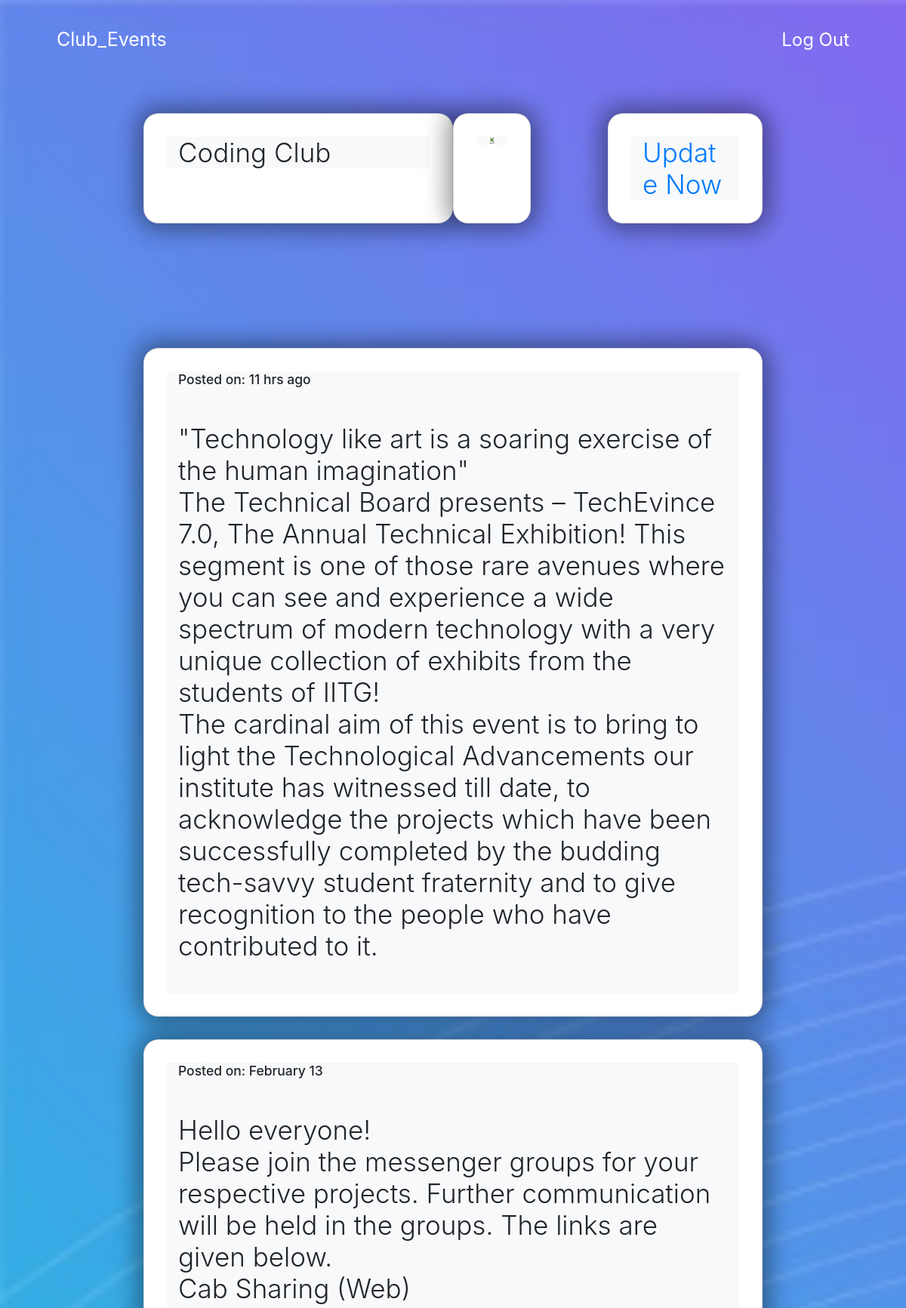
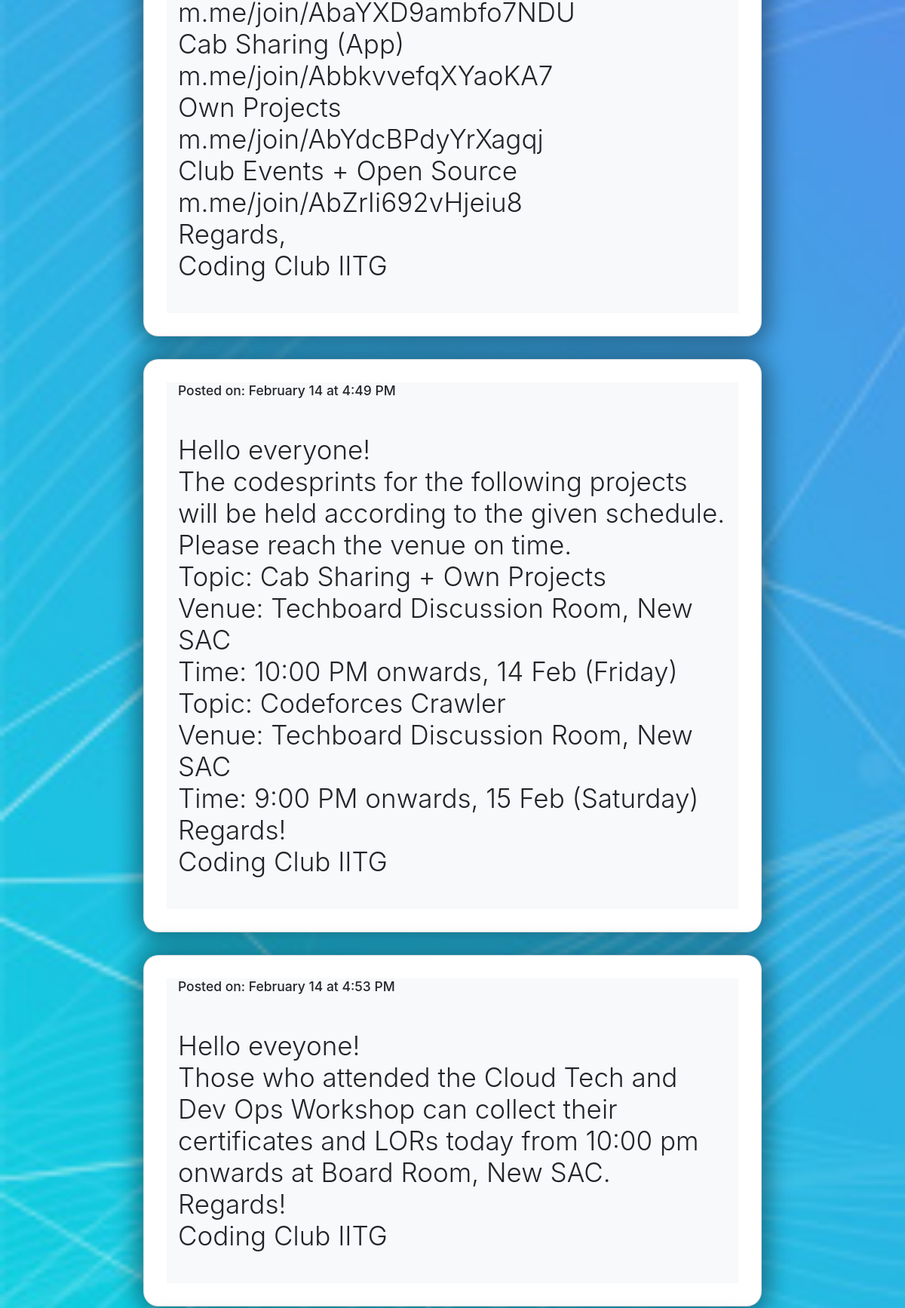
The page /club/codingclubiitg/quick (signed in, upper part) on the database its author committed (2 pictures, top to bottom).
### Club/models.py (models this page shows, shortened)
class Club(models.Model):
    club_name = models.CharField(max_length=50, choices=CLUB_CHOICES)
    club_secy = models.CharField(max_length=50)

class Post(models.Model):
    uid         = models.CharField(max_length=30)
    club_name   = models.ForeignKey(Club,on_delete=models.CASCADE)
    updated_on  = models.CharField(max_length=50)
    content     = models.TextField()
    class Meta:
        ordering=['updated_on']
    def content_as_list(self):
        return self.content.split('\n')

### Club/views.py (the view)
# urls.py: re_path(r'(?P<club_name>[\w.@+-]+)/quick$', views.club_posts, name="club"),
@login_required(login_url="/accounts")
def club_posts(request,club_name):
    club_photo = CLUB_PHOTO[club_name]
    club_oname  = CLUB_NAMES[club_name]
    posts       = Post.objects.filter(club_name__club_name = club_oname)
    return render(request,'css_post.html', {'posts': posts, 'club_name':club_oname, 'club_rel':club_name, 'club_photo':club_photo})

### templates/css_post.html (shortened to what this page needs)
{% extends 'css_base.html' %}
{% load static %}
{% block include %}
    <link rel="stylesheet" type="text/css" href="{% static "posts/post_css.css" %}">
{% endblock %}
{% block content %}
<div style="margin-top:150px">
    <div class="row m-40 p-10">
        <div class="col-sm-2"></div>
        <div class="col-sm-4 p-5 card">
        <div class="container bg-light display-4" >{{club_name}}</div>
        </div>
        <div class="col-sm-1 p-5 card">
            <div class="container bg-light display-4" ><img src="{% static club_photo %}" class="img-fluid"></div>
        </div>
        <div class="col-sm-1"></div>
        <div class="col-sm-2 p-5 card">
        <div class="container bg-light display-4" ><a href="{% url 'club_scrape' club_rel %}" >Update Now</a></div>
        </div>
        </div>
        </div>
    <br>
    <div style="margin-top:150px">
        {% for post in posts %}
            <div class="row m-40 p-10">
                <div class="col-sm-2"></div>
                <div class="col-sm-8 p-5 card">
                <div class="container bg-light display-4" >
                    <h3>Posted on: {{post.updated_on}}</h3><br>
                        {% for line in post.content_as_list %}
                            {% if "http" in line %}
                            <a href="{{line}}">{{line}}</a>
                            {% else%}
                                {{ line }}
                            {% endif %}
                            <br>
                        {% endfor %}
                        <br>
                </div>
                </div>
                <div class="col-sm-2"></div>
            </div>
            <br><br>
        {% endfor %}
    </div>
{% endblock %}

### static/base/base_css.css (style rules this page uses)
html, body { margin: 0; padding: 0; box-sizing: border-box; font-family: "Quicksand", sans-serif; font-size: 62.5%; font-size: 10px; }

### static/posts/post_css.css (style rules this page uses)
.card { border-radius: 20px; box-shadow: 5px 5px 30px 7px rgba(0,0,0,0.25), -5px -5px 30px 7px rgba(0,0,0,0.22); cursor: pointer; transition: 0.4s; }

### rows shown on the page
Club: club_name "Coding Club"
Post: updated_on "11 hrs ago", content_as_list "\"Technology like art is a soaring exercise of the human imagination\"" "The Technical Board presents – TechEvince 7.0, The Annual Technical Exhibition! This segment is one of those rare avenues where you can see and experience a wide spectrum of modern technology with a very unique collection of exhibits from the students of IITG!" "The cardinal aim of this event is to bring to light the Technological Advancements our institute has witnessed till date, to acknowledge the projects which have been successfully completed by the budding tech-savvy student fraternity and to give recognition to the people who have contributed to it."
Post: updated_on "February 13", content_as_list "Hello everyone!" "Please join the messenger groups for your respective projects. Further communication will be held in the groups. The links are given below." "Cab Sharing (Web)" "m.me/join/AbaYXD9ambfo7NDU" "Cab Sharing (App)" "m.me/join/AbbkvvefqXYaoKA7" "Own Projects" "m.me/join/AbYdcBPdyYrXagqj" "Club Events + Open Source" "m.me/join/AbZrIi692vHjeiu8" "Regards," "Coding Club IITG"
Post: updated_on "February 14 at 4:49 PM", content_as_list "Hello everyone!" "The codesprints for the following projects will be held according to the given schedule. Please reach the venue on time." "Topic: Cab Sharing + Own Projects" "Venue: Techboard Discussion Room, New SAC" "Time: 10:00 PM onwards, 14 Feb (Friday)" "Topic: Codeforces Crawler" "Venue: Techboard Discussion Room, New SAC" "Time: 9:00 PM onwards, 15 Feb (Saturday)" "Regards!" "Coding Club IITG"
Post: updated_on "February 14 at 4:53 PM", content_as_list "Hello eveyone!" "Those who attended the Cloud Tech and Dev Ops Workshop can collect their certificates and LORs today from 10:00 pm onwards at Board Room, New SAC." "Regards!" "Coding Club IITG"
